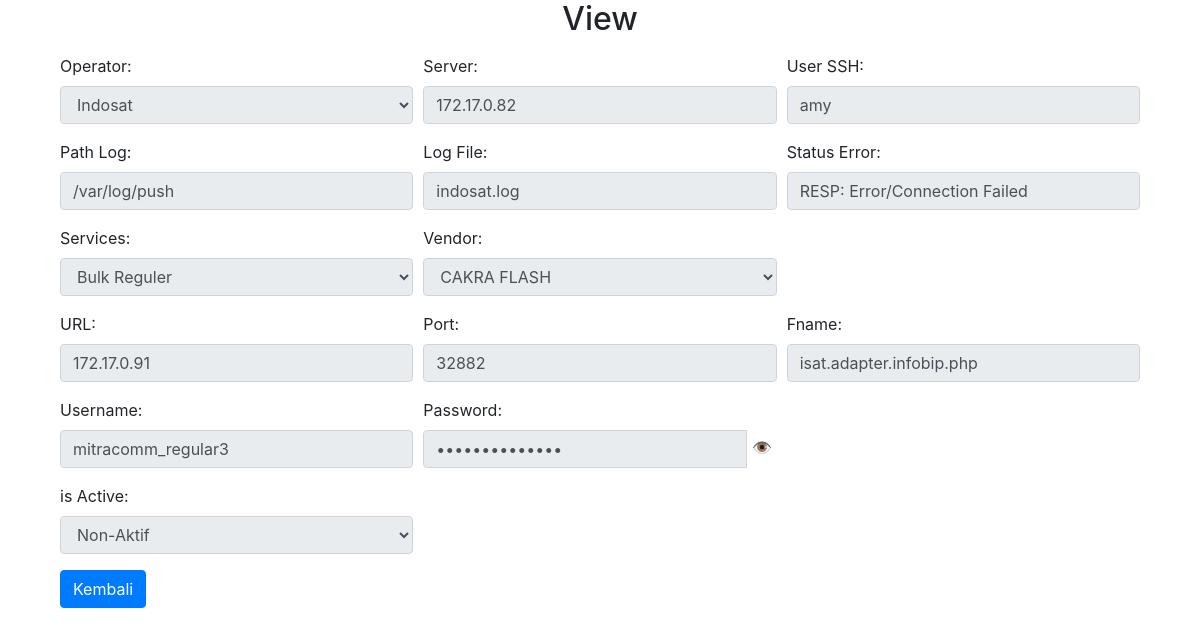
Screenshot of /view.php?id=2 with the database file from the repository.
### tables this page shows
CREATE TABLE `config_status_telco_new`  (
  `id` int NOT NULL AUTO_INCREMENT,
  `operator` varchar(30) NULL DEFAULT NULL,
  `server` varchar(45) NULL DEFAULT NULL,
  `user_ssh` varchar(45) NULL DEFAULT NULL,
  `logfile` varchar(45) NULL DEFAULT NULL,
  `pathlog` varchar(45) NULL DEFAULT NULL,
  `status_err` varchar(45) NULL DEFAULT NULL,
  `service` varchar(45) NULL DEFAULT NULL,
  `vendor` varchar(45) NULL DEFAULT NULL,
  `url` varchar(45) NULL DEFAULT NULL,
  `port` varchar(45) NULL DEFAULT NULL,
  `uname` varchar(45) NULL DEFAULT NULL,
  `upass` varchar(45) NULL DEFAULT NULL,
  `time_log` datetime NULL DEFAULT CURRENT_TIMESTAMP ON UPDATE CURRENT_TIMESTAMP,
  `fname` varchar(45) NULL DEFAULT NULL,
  `is_active` enum('0','1') NULL DEFAULT NULL,
  PRIMARY KEY (`id`) USING BTREE
);

### view.php (the view, shortened to what this page needs)
<?php
include 'konekDB.php';
$conn = new mysqli($servername, $username, $password, $dbname);
$idToUpdate = $_GET['id'];
$queryGetData = "SELECT * FROM config_status_telco_new WHERE id = $idToUpdate";
$resultGetData = $conn->query($queryGetData);
$rowData = $resultGetData->fetch_assoc();
$queryVendor = "SELECT * FROM g_vendor";
$resultVendor = $conn->query($queryVendor);
?>
<!DOCTYPE html>
<html lang="en">
<head>
    <link rel="stylesheet" href="https://cdn.jsdelivr.net/npm/bootstrap-icons@1.11.2/font/bootstrap-icons.min.css">
    <link rel="stylesheet" href="https://stackpath.bootstrapcdn.com/bootstrap/4.3.1/css/bootstrap.min.css">
    <link rel="stylesheet" href="https://cdnjs.cloudflare.com/ajax/libs/font-awesome/4.7.0/css/font-awesome.min.css">
    <link rel="stylesheet" href="https://cdn.datatables.net/1.10.22/css/jquery.dataTables.min.css">
</head>
<body>
    <h2 style="text-align: center;">View</h2>
    <div class="container">
        <div class="row mt-3">
            <div class="col">
                <div class="container-fluid">
                    <form method="post" action="proses_update.php">
                        <div class="form-row">
                            <div class="form-group col-md-4">
                                <label for="operator">Operator:</label>
                                <select id="operator" class="form-control" name="operator" disabled>
                                    <option value="Indosat" <?php echo ($rowData['operator'] == 'Indosat') ? 'selected' : ''; ?>>Indosat</option>
                                </select>
                            </div>
                            <div class="form-group col-md-4">
                                <label for="server">Server:</label>
                                <input type="text" id="server" class="form-control" name="server" value="<?php echo $rowData['server']; ?>" disabled>
                            </div>
                            <div class="form-group col-md-4">
                                <label for="user_ssh">User SSH:</label>
                                <input type="text" id="user_ssh" class="form-control" name="user_ssh" value="<?php echo $rowData['user_ssh']; ?>" disabled>
                            </div>
                        </div>
                        <div class="form-row">
                            <div class="form-group col-md-4">
                                <label for="pathlog">Path Log:</label>
                                <input type="text" class="form-control" id="pathlog" name="pathlog" placeholder="/path/to/folder" value="<?php echo $rowData['pathlog']; ?>" disabled>
                            </div>
                            <div class="form-group col-md-4">
                                <label for="logfile">Log File:</label>
                                <input type="text" class="form-control" id="logfile" name="logfile" placeholder="logfile.log" value="<?php echo $rowData['logfile']; ?>" disabled>
                            </div>
                            <div class="form-group col-md-4">
                                <label for="status_err">Status Error:</label>
                                <input type="text" class="form-control" id="status_err" name="status_err" placeholder="RESP: Error/Connection" value="<?php echo $rowData['status_err']; ?>" disabled>
                            </div>
                        </div>
                        <div class="form-row">
                            <div class="form-group col-md-4">
                                <label for="service">Services:</label>
                                <select id="service" class="form-control" name="service" disabled>
                                    <option value="Bulk Reguler" <?php echo ($rowData['service'] == 'Bulk Reguler') ? 'selected' : ''; ?>>Bulk Reguler</option>
                                </select>
                            </div>
                            <div class="form-group col-md-4">
                                <label for="vendor">Vendor:</label>
                                <select id="vendor" class="form-control" name="vendor" disabled>
                                    <?php
                                    if ($resultVendor->num_rows > 0) {
                                        while ($rowVendor = $resultVendor->fetch_assoc()) {
                                            echo '<option value="' . $rowVendor["vendor_name"] . '" ' . (($rowData['vendor'] == $rowVendor["vendor_name"]) ? 'selected' : '') . '>' . $rowVendor["vendor_name"] . '</option>';
                                        }
                                    }
                                    ?>
                                </select>
                            </div>
                        </div>
                        <div class="form-row">
                            <div class="form-group col-md-4">
                                <label for="url">URL:</label>
                                <input type="text" class="form-control" id="url" name="url" placeholder="send_ip_no" value="<?php echo $rowData['url']; ?>" disabled>
                            </div>
                            <div class="form-group col-md-4">
                                <label for="port">Port:</label>
                                <input type="text" class="form-control" id="port" name="port" placeholder="send_port" value="<?php echo $rowData['port']; ?>" disabled>
                            </div>
                            <div class="form-group col-md-4">
                                <label for="fname">Fname:</label>
                                <input type="text" class="form-control" id="fname" name="fname" placeholder="filename" value="<?php echo $rowData['fname']; ?>" disabled>
                            </div>
                        </div>
                        <div class="form-row">
                            <div class="form-group col-md-4">
                                <label for="uname">Username:</label>
                                <input type="text" class="form-control" id="uname" name="uname" placeholder="send_username" value="<?php echo $rowData['uname']; ?>" disabled>
                            </div>
                            <div class="form-group col-md-4">
                                <label for="upass">Password:</label>
                                <div class="input-group">
                                    <input type="password" class="form-control" id="upass" name="upass" placeholder="send_password" value="<?php echo $rowData['upass']; ?>" disabled>
                                    <span class="toggle-password" onclick="togglePasswordVisibility('upass')">👁️</span>
                                </div>
                            </div>
                        </div>
                        <div class="form-row">
                            <div class="form-group col-md-4">
                                <label for="is_active">is Active:</label>
                                <select id="is_active" class="form-control" name="is_active" disabled>
                                    <option value="0" <?php echo ($rowData['is_active'] == '0') ? 'selected' : ''; ?>>Non-Aktif</option>
                                </select>
                            </div>
                        </div>
                        <input class="btn btn-primary" type="reset" onclick="history.back()" value="Kembali">
                    </form>
                </div>
            </div>
        </div>
    </div>
</body>
</html>

### view.php (style rules this page uses)
body { font-family: Arial, sans-serif; margin: 20px; }
form .input-group { position: relative; width: 100%; }
form .toggle-password { position: relative; top: 0; right: 0; transform: translateY(0%); cursor: pointer; padding: 5px; }

### rows the page displays
config_status_telco_new: operator "Indosat", server "172.17.0.82", user_ssh "amy", pathlog "/var/log/push", logfile "indosat.log", status_err "RESP: Error/Connection Failed", service "Bulk Reguler", url "172.17.0.91", port "32882", fname "isat.adapter.infobip.php", uname "mitracomm_regular3", is_active "Non-Aktif"

### other values shown
form field vendor "CAKRA FLASH"
